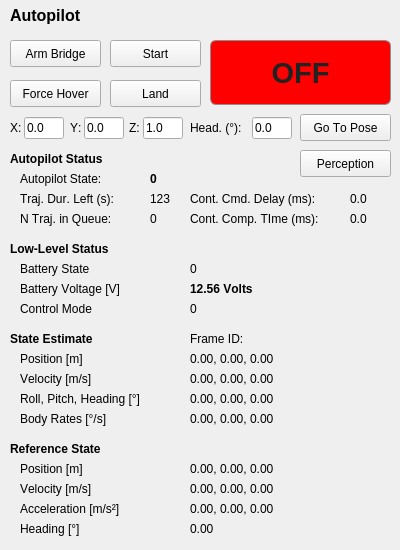
<?xml version="1.0" encoding="UTF-8"?>
<ui version="4.0">
 <class>QuadWidget</class>
 <widget class="QWidget" name="QuadWidget">
  <property name="geometry">
   <rect>
    <x>0</x>
    <y>0</y>
    <width>400</width>
    <height>550</height>
   </rect>
  </property>
  <property name="sizePolicy">
   <sizepolicy hsizetype="Minimum" vsizetype="Fixed">
    <horstretch>0</horstretch>
    <verstretch>0</verstretch>
   </sizepolicy>
  </property>
  <property name="minimumSize">
   <size>
    <width>330</width>
    <height>550</height>
   </size>
  </property>
  <property name="baseSize">
   <size>
    <width>0</width>
    <height>0</height>
   </size>
  </property>
  <property name="font">
   <font>
    <kerning>false</kerning>
   </font>
  </property>
  <property name="windowTitle">
   <string>Copilot</string>
  </property>
  <widget class="QLabel" name="label_2">
   <property name="geometry">
    <rect>
     <x>10</x>
     <y>330</y>
     <width>131</width>
     <height>17</height>
    </rect>
   </property>
   <property name="font">
    <font>
     <weight>75</weight>
     <bold>true</bold>
    </font>
   </property>
   <property name="text">
    <string>State Estimate</string>
   </property>
  </widget>
  <widget class="QLabel" name="label_7">
   <property name="geometry">
    <rect>
     <x>10</x>
     <y>440</y>
     <width>271</width>
     <height>17</height>
    </rect>
   </property>
   <property name="font">
    <font>
     <weight>75</weight>
     <bold>true</bold>
    </font>
   </property>
   <property name="text">
    <string>Reference State</string>
   </property>
  </widget>
  <widget class="QLabel" name="label_8">
   <property name="geometry">
    <rect>
     <x>10</x>
     <y>0</y>
     <width>211</width>
     <height>31</height>
    </rect>
   </property>
   <property name="font">
    <font>
     <pointsize>12</pointsize>
     <weight>75</weight>
     <bold>true</bold>
    </font>
   </property>
   <property name="text">
    <string>Autopilot</string>
   </property>
  </widget>
  <widget class="QPushButton" name="button_arm_bridge">
   <property name="geometry">
    <rect>
     <x>10</x>
     <y>40</y>
     <width>91</width>
     <height>27</height>
    </rect>
   </property>
   <property name="cursor">
    <cursorShape>ArrowCursor</cursorShape>
   </property>
   <property name="text">
    <string>Arm Bridge</string>
   </property>
  </widget>
  <widget class="QPushButton" name="button_land">
   <property name="geometry">
    <rect>
     <x>110</x>
     <y>80</y>
     <width>91</width>
     <height>27</height>
    </rect>
   </property>
   <property name="cursor">
    <cursorShape>ArrowCursor</cursorShape>
   </property>
   <property name="text">
    <string>Land</string>
   </property>
  </widget>
  <widget class="QPushButton" name="button_off">
   <property name="enabled">
    <bool>false</bool>
   </property>
   <property name="geometry">
    <rect>
     <x>210</x>
     <y>40</y>
     <width>181</width>
     <height>65</height>
    </rect>
   </property>
   <property name="font">
    <font>
     <pointsize>22</pointsize>
     <weight>75</weight>
     <bold>true</bold>
    </font>
   </property>
   <property name="cursor">
    <cursorShape>ArrowCursor</cursorShape>
   </property>
   <property name="autoFillBackground">
    <bool>false</bool>
   </property>
   <property name="styleSheet">
    <string notr="true">QPushButton:pressed { 
		    color: #ffffff;
        		border: 3px solid #8f8f91; 
        		border-radius: 6px; 
        		background-color: 
        		qlineargradient(x1: 0, y1: 0, x2: 0, y2: 1, stop: 0 #ff0000, stop: 1 #ff0000); }
QPushButton:disabled { 
			color: #222222;
        		border: 1px solid #8f8f91; 
        		border-radius: 6px; 
        		background-color: 
        		qlineargradient(x1: 0, y1: 0, x2: 0, y2: 1, stop: 0 #ff0000, stop: 1 #ff0000); }
QPushButton { 
			color: #000000;
        		border: 1px solid #8f8f91; 
        		border-radius: 6px; 
        		background-color: 
        		qlineargradient(x1: 0, y1: 0, x2: 0, y2: 1, stop: 0 #ff0000, stop: 1 #ff0000); }</string>
   </property>
   <property name="text">
    <string>OFF</string>
   </property>
  </widget>
  <widget class="QPushButton" name="button_start">
   <property name="geometry">
    <rect>
     <x>110</x>
     <y>40</y>
     <width>91</width>
     <height>27</height>
    </rect>
   </property>
   <property name="cursor">
    <cursorShape>ArrowCursor</cursorShape>
   </property>
   <property name="toolTip">
    <string>Reset velocities to zero</string>
   </property>
   <property name="text">
    <string>Start</string>
   </property>
  </widget>
  <widget class="QLabel" name="label_9">
   <property name="geometry">
    <rect>
     <x>10</x>
     <y>150</y>
     <width>141</width>
     <height>17</height>
    </rect>
   </property>
   <property name="font">
    <font>
     <weight>75</weight>
     <bold>true</bold>
    </font>
   </property>
   <property name="lineWidth">
    <number>1</number>
   </property>
   <property name="text">
    <string>Autopilot Status</string>
   </property>
  </widget>
  <widget class="QPushButton" name="button_go_to_pose">
   <property name="geometry">
    <rect>
     <x>300</x>
     <y>114</y>
     <width>91</width>
     <height>27</height>
    </rect>
   </property>
   <property name="font">
    <font>
     <weight>50</weight>
     <bold>false</bold>
    </font>
   </property>
   <property name="cursor">
    <cursorShape>ArrowCursor</cursorShape>
   </property>
   <property name="text">
    <string>Go To Pose</string>
   </property>
  </widget>
  <widget class="QPushButton" name="button_force_hover">
   <property name="geometry">
    <rect>
     <x>10</x>
     <y>80</y>
     <width>91</width>
     <height>27</height>
    </rect>
   </property>
   <property name="cursor">
    <cursorShape>ArrowCursor</cursorShape>
   </property>
   <property name="mouseTracking">
    <bool>false</bool>
   </property>
   <property name="text">
    <string>Force Hover</string>
   </property>
  </widget>
  <widget class="QLabel" name="label_13">
   <property name="geometry">
    <rect>
     <x>10</x>
     <y>240</y>
     <width>141</width>
     <height>17</height>
    </rect>
   </property>
   <property name="font">
    <font>
     <weight>75</weight>
     <bold>true</bold>
    </font>
   </property>
   <property name="lineWidth">
    <number>1</number>
   </property>
   <property name="text">
    <string>Low-Level Status</string>
   </property>
  </widget>
  <widget class="QLabel" name="label_10">
   <property name="geometry">
    <rect>
     <x>20</x>
     <y>170</y>
     <width>131</width>
     <height>17</height>
    </rect>
   </property>
   <property name="text">
    <string>Autopilot State:</string>
   </property>
  </widget>
  <widget class="QLabel" name="label_11">
   <property name="geometry">
    <rect>
     <x>190</x>
     <y>190</y>
     <width>161</width>
     <height>17</height>
    </rect>
   </property>
   <property name="text">
    <string>Cont. Cmd. Delay (ms):</string>
   </property>
  </widget>
  <widget class="QLabel" name="label_12">
   <property name="geometry">
    <rect>
     <x>190</x>
     <y>210</y>
     <width>161</width>
     <height>17</height>
    </rect>
   </property>
   <property name="text">
    <string>Cont. Comp. TIme (ms):</string>
   </property>
  </widget>
  <widget class="QLabel" name="control_computation_time">
   <property name="geometry">
    <rect>
     <x>350</x>
     <y>210</y>
     <width>41</width>
     <height>17</height>
    </rect>
   </property>
   <property name="text">
    <string>0.0</string>
   </property>
  </widget>
  <widget class="QLabel" name="control_command_delay">
   <property name="geometry">
    <rect>
     <x>350</x>
     <y>190</y>
     <width>31</width>
     <height>17</height>
    </rect>
   </property>
   <property name="text">
    <string>0.0</string>
   </property>
  </widget>
  <widget class="QLabel" name="autopilot_state">
   <property name="geometry">
    <rect>
     <x>150</x>
     <y>170</y>
     <width>199</width>
     <height>17</height>
    </rect>
   </property>
   <property name="font">
    <font>
     <weight>75</weight>
     <bold>true</bold>
    </font>
   </property>
   <property name="text">
    <string>0</string>
   </property>
  </widget>
  <widget class="QLabel" name="legend_battery">
   <property name="geometry">
    <rect>
     <x>20</x>
     <y>280</y>
     <width>140</width>
     <height>17</height>
    </rect>
   </property>
   <property name="text">
    <string>Battery Voltage [V]</string>
   </property>
  </widget>
  <widget class="QLabel" name="legend_battery_state">
   <property name="geometry">
    <rect>
     <x>20</x>
     <y>260</y>
     <width>129</width>
     <height>17</height>
    </rect>
   </property>
   <property name="text">
    <string>Battery State</string>
   </property>
  </widget>
  <widget class="QLabel" name="legend_control_mode">
   <property name="geometry">
    <rect>
     <x>20</x>
     <y>300</y>
     <width>129</width>
     <height>17</height>
    </rect>
   </property>
   <property name="text">
    <string>Control Mode</string>
   </property>
  </widget>
  <widget class="QLabel" name="status_battery_voltage">
   <property name="geometry">
    <rect>
     <x>190</x>
     <y>280</y>
     <width>201</width>
     <height>17</height>
    </rect>
   </property>
   <property name="font">
    <font>
     <weight>75</weight>
     <bold>true</bold>
    </font>
   </property>
   <property name="text">
    <string>12.56 Volts</string>
   </property>
  </widget>
  <widget class="QLabel" name="status_battery_state">
   <property name="geometry">
    <rect>
     <x>190</x>
     <y>260</y>
     <width>201</width>
     <height>17</height>
    </rect>
   </property>
   <property name="font">
    <font>
     <weight>50</weight>
     <bold>false</bold>
    </font>
   </property>
   <property name="text">
    <string>0</string>
   </property>
  </widget>
  <widget class="QLabel" name="status_control_mode">
   <property name="geometry">
    <rect>
     <x>190</x>
     <y>300</y>
     <width>201</width>
     <height>17</height>
    </rect>
   </property>
   <property name="font">
    <font>
     <weight>50</weight>
     <bold>false</bold>
    </font>
   </property>
   <property name="text">
    <string>0</string>
   </property>
  </widget>
  <widget class="QLabel" name="legend_state_est_velocity">
   <property name="geometry">
    <rect>
     <x>20</x>
     <y>370</y>
     <width>140</width>
     <height>17</height>
    </rect>
   </property>
   <property name="text">
    <string>Velocity [m/s]</string>
   </property>
  </widget>
  <widget class="QLabel" name="legend_state_est_orientation">
   <property name="geometry">
    <rect>
     <x>20</x>
     <y>390</y>
     <width>161</width>
     <height>17</height>
    </rect>
   </property>
   <property name="text">
    <string>Roll, Pitch, Heading [°]</string>
   </property>
  </widget>
  <widget class="QLabel" name="legend_state_est_position">
   <property name="geometry">
    <rect>
     <x>20</x>
     <y>350</y>
     <width>140</width>
     <height>17</height>
    </rect>
   </property>
   <property name="text">
    <string>Position [m]</string>
   </property>
  </widget>
  <widget class="QLabel" name="state_est_orientation">
   <property name="geometry">
    <rect>
     <x>190</x>
     <y>390</y>
     <width>201</width>
     <height>17</height>
    </rect>
   </property>
   <property name="text">
    <string>0.00, 0.00, 0.00</string>
   </property>
  </widget>
  <widget class="QLabel" name="state_est_position">
   <property name="geometry">
    <rect>
     <x>190</x>
     <y>350</y>
     <width>201</width>
     <height>17</height>
    </rect>
   </property>
   <property name="text">
    <string>0.00, 0.00, 0.00</string>
   </property>
  </widget>
  <widget class="QLabel" name="state_est_velocity">
   <property name="geometry">
    <rect>
     <x>190</x>
     <y>370</y>
     <width>201</width>
     <height>17</height>
    </rect>
   </property>
   <property name="text">
    <string>0.00, 0.00, 0.00</string>
   </property>
  </widget>
  <widget class="QLabel" name="legend_state_des_velocity">
   <property name="geometry">
    <rect>
     <x>20</x>
     <y>480</y>
     <width>140</width>
     <height>17</height>
    </rect>
   </property>
   <property name="text">
    <string>Velocity [m/s]</string>
   </property>
   <property name="scaledContents">
    <bool>false</bool>
   </property>
  </widget>
  <widget class="QLabel" name="legend_state_des_yaw">
   <property name="geometry">
    <rect>
     <x>20</x>
     <y>520</y>
     <width>140</width>
     <height>17</height>
    </rect>
   </property>
   <property name="text">
    <string>Heading [°]</string>
   </property>
  </widget>
  <widget class="QLabel" name="legend_state_des_acceleration">
   <property name="geometry">
    <rect>
     <x>20</x>
     <y>500</y>
     <width>140</width>
     <height>17</height>
    </rect>
   </property>
   <property name="text">
    <string>Acceleration [m/s²]</string>
   </property>
  </widget>
  <widget class="QLabel" name="legend_state_des_position">
   <property name="geometry">
    <rect>
     <x>20</x>
     <y>460</y>
     <width>140</width>
     <height>17</height>
    </rect>
   </property>
   <property name="text">
    <string>Position [m]</string>
   </property>
  </widget>
  <widget class="QLabel" name="ref_acc">
   <property name="geometry">
    <rect>
     <x>190</x>
     <y>500</y>
     <width>201</width>
     <height>17</height>
    </rect>
   </property>
   <property name="text">
    <string>0.00, 0.00, 0.00</string>
   </property>
  </widget>
  <widget class="QLabel" name="ref_position">
   <property name="geometry">
    <rect>
     <x>190</x>
     <y>460</y>
     <width>201</width>
     <height>17</height>
    </rect>
   </property>
   <property name="text">
    <string>0.00, 0.00, 0.00</string>
   </property>
  </widget>
  <widget class="QLabel" name="ref_velocity">
   <property name="geometry">
    <rect>
     <x>190</x>
     <y>480</y>
     <width>201</width>
     <height>17</height>
    </rect>
   </property>
   <property name="text">
    <string>0.00, 0.00, 0.00</string>
   </property>
  </widget>
  <widget class="QLabel" name="ref_heading">
   <property name="geometry">
    <rect>
     <x>190</x>
     <y>520</y>
     <width>201</width>
     <height>17</height>
    </rect>
   </property>
   <property name="text">
    <string>0.00</string>
   </property>
  </widget>
  <widget class="QLineEdit" name="go_to_pose_x">
   <property name="geometry">
    <rect>
     <x>24</x>
     <y>117</y>
     <width>40</width>
     <height>22</height>
    </rect>
   </property>
   <property name="text">
    <string>0.0</string>
   </property>
  </widget>
  <widget class="QLabel" name="label_go_to_pose_x">
   <property name="geometry">
    <rect>
     <x>10</x>
     <y>120</y>
     <width>16</width>
     <height>16</height>
    </rect>
   </property>
   <property name="text">
    <string>X:</string>
   </property>
  </widget>
  <widget class="QLabel" name="label_go_to_pose_y">
   <property name="geometry">
    <rect>
     <x>70</x>
     <y>120</y>
     <width>16</width>
     <height>16</height>
    </rect>
   </property>
   <property name="text">
    <string>Y:</string>
   </property>
  </widget>
  <widget class="QLineEdit" name="go_to_pose_y">
   <property name="geometry">
    <rect>
     <x>84</x>
     <y>117</y>
     <width>40</width>
     <height>22</height>
    </rect>
   </property>
   <property name="text">
    <string>0.0</string>
   </property>
  </widget>
  <widget class="QLabel" name="label_go_to_pose_z">
   <property name="geometry">
    <rect>
     <x>129</x>
     <y>120</y>
     <width>16</width>
     <height>16</height>
    </rect>
   </property>
   <property name="text">
    <string>Z:</string>
   </property>
  </widget>
  <widget class="QLineEdit" name="go_to_pose_z">
   <property name="geometry">
    <rect>
     <x>143</x>
     <y>117</y>
     <width>40</width>
     <height>22</height>
    </rect>
   </property>
   <property name="text">
    <string>1.0</string>
   </property>
  </widget>
  <widget class="QLabel" name="label_go_to_pose_heading">
   <property name="geometry">
    <rect>
     <x>190</x>
     <y>120</y>
     <width>61</width>
     <height>16</height>
    </rect>
   </property>
   <property name="text">
    <string>Head. (°):</string>
   </property>
  </widget>
  <widget class="QLineEdit" name="go_to_pose_heading">
   <property name="geometry">
    <rect>
     <x>252</x>
     <y>117</y>
     <width>40</width>
     <height>22</height>
    </rect>
   </property>
   <property name="text">
    <string>0.0</string>
   </property>
  </widget>
  <widget class="QLabel" name="label_14">
   <property name="geometry">
    <rect>
     <x>20</x>
     <y>190</y>
     <width>131</width>
     <height>17</height>
    </rect>
   </property>
   <property name="text">
    <string>Traj. Dur. Left (s):</string>
   </property>
  </widget>
  <widget class="QLabel" name="label_15">
   <property name="geometry">
    <rect>
     <x>20</x>
     <y>210</y>
     <width>131</width>
     <height>17</height>
    </rect>
   </property>
   <property name="text">
    <string>N Traj. in Queue:</string>
   </property>
  </widget>
  <widget class="QLabel" name="trajectory_execution_left_duration">
   <property name="geometry">
    <rect>
     <x>150</x>
     <y>190</y>
     <width>31</width>
     <height>17</height>
    </rect>
   </property>
   <property name="text">
    <string>123</string>
   </property>
  </widget>
  <widget class="QLabel" name="trajectories_left_in_queue">
   <property name="geometry">
    <rect>
     <x>150</x>
     <y>210</y>
     <width>41</width>
     <height>17</height>
    </rect>
   </property>
   <property name="text">
    <string>0</string>
   </property>
  </widget>
  <widget class="QLabel" name="legend_state_est_body_rates">
   <property name="geometry">
    <rect>
     <x>20</x>
     <y>410</y>
     <width>161</width>
     <height>17</height>
    </rect>
   </property>
   <property name="text">
    <string>Body Rates [°/s]</string>
   </property>
  </widget>
  <widget class="QLabel" name="state_est_body_rates">
   <property name="geometry">
    <rect>
     <x>190</x>
     <y>410</y>
     <width>201</width>
     <height>17</height>
    </rect>
   </property>
   <property name="text">
    <string>0.00, 0.00, 0.00</string>
   </property>
  </widget>
  <widget class="QLabel" name="state_est_frame_id">
   <property name="geometry">
    <rect>
     <x>190</x>
     <y>330</y>
     <width>201</width>
     <height>17</height>
    </rect>
   </property>
   <property name="text">
    <string>Frame ID:</string>
   </property>
  </widget>
  <widget class="QPushButton" name="button_perception">
   <property name="geometry">
    <rect>
     <x>300</x>
     <y>150</y>
     <width>91</width>
     <height>27</height>
    </rect>
   </property>
   <property name="font">
    <font>
     <weight>50</weight>
     <bold>false</bold>
    </font>
   </property>
   <property name="cursor">
    <cursorShape>ArrowCursor</cursorShape>
   </property>
   <property name="text">
    <string>Perception</string>
   </property>
  </widget>
 </widget>
 <resources/>
 <connections/>
</ui>
